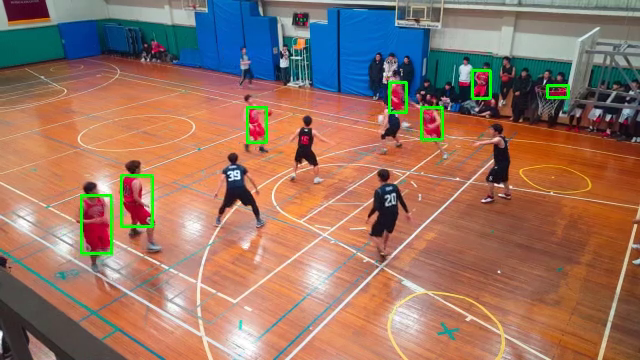
#> input picture frame 37 of test/test_basketball_output.mp4, 640 x 360 px, given in place of good.mov, which was not available
$ python new.py   (older library calls are emulated)
#> lines starting #> are read from the running program, lines starting #| are printed output that depends on the picture; after the words box and inside, x2 and y2 are one past the last pixel; in counts of white or black regions, pixels touching at a corner belong together; pictures that were not available may be replaced by others from this repository, and a replacement may not be noted
import cv2
import numpy as np
import matplotlib.pyplot as plt
import te


def histogram(img):
    hist = cv2.calcHist([img],[2],None,[256],[0,256])
    plt.plot(hist, color='r')
    plt.xlim([0,256])
    plt.show()


video = cv2.VideoCapture('/Users/itaegyeong/Desktop/good.mov')
knn = cv2.createBackgroundSubtractorKNN()
fourcc = cv2.VideoWriter_fourcc(*'XVID')
out = cv2.VideoWriter('test_basketball_output.mp4',fourcc, 20.0, (640,360))

while True:
    ret, frame = video.read()
#> frame is the input picture: shape (360, 640, 3); mean B, G, R 99.6, 116, 152.9
    cv2.imshow('frame',frame)

    # Morphology의 opening, closing을 통해서 노이즈나 Hole제거
    kernel = np.ones((3, 3), np.uint8)
    opening = cv2.morphologyEx(frame, cv2.MORPH_OPEN, kernel, iterations=1)
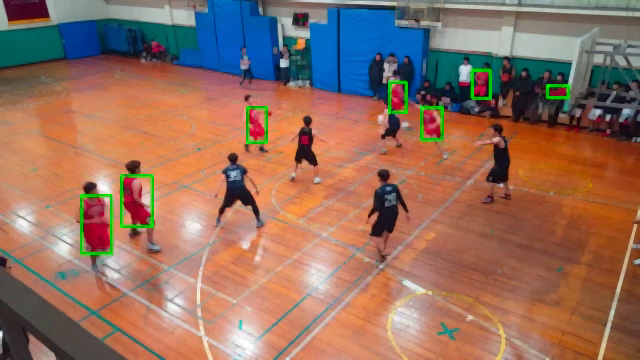
#> opening: shape (360, 640, 3); mean B, G, R 94.6, 111.2, 148.5
    cv2.imshow('opening',opening)


    opening_hsv = cv2.cvtColor(opening,cv2.COLOR_BGR2HSV)
#> opening_hsv: shape (360, 640, 3); mean H, S, V 37.7, 134.9, 166.4

    mask = cv2.inRange(opening_hsv, np.array((150., 150., 50.)), np.array((190., 255., 255.)))
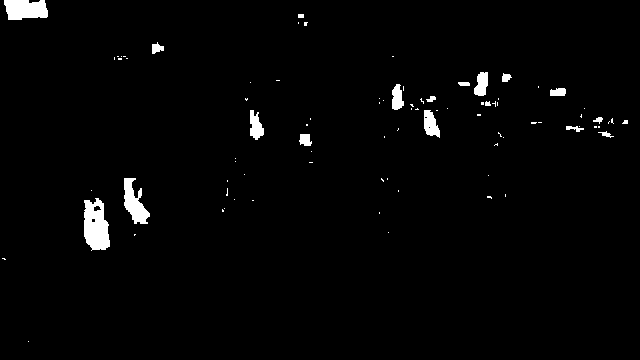
#> mask: shape (360, 640); 1.9% white; 86 white regions (68 under 20 px), largest, box (x1, y1, x2, y2) and area: (84, 198, 110, 251) 1022, (4, 0, 48, 20) 737, (124, 178, 150, 224) 648
    cv2.imshow('masks', mask)

    opening2 = cv2.morphologyEx(mask, cv2.MORPH_OPEN, kernel, iterations=1)
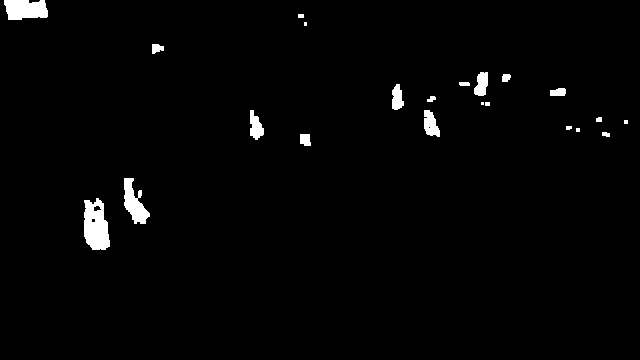
#> opening2: shape (360, 640); 1.8% white; 22 white regions (4 under 20 px)
    cv2.imshow('opening2 mask',opening2)

    _, contours, _ = cv2.findContours(opening2, cv2.RETR_EXTERNAL, cv2.CHAIN_APPROX_NONE)
#> contours = 22 contours, 8 with area under 20; largest, box (x1, y1, x2, y2) and area: (84, 198, 110, 250) 980, (4, 0, 48, 20) 678, (124, 178, 150, 224) 564, (424, 110, 440, 137) 260, (250, 110, 264, 140) 230
    for c in contours:
        x, y, w, h = cv2.boundingRect(c)

        area = w * h
        #if area < 200 or y < 40:
        #    continue


        print(x, y, area)

        cv2.rectangle(frame, (x, y), (x + w, y + h), (0, 255, 0), 2)
#> this loop made 22 passes
#> (x, y, w, h, area) on passes 1, 2, 3, 4, 6, 8, 9, 10, 11, 13, 14, 15: (84, 198, 26, 52, 1352), (124, 178, 26, 46, 1196), (300, 134, 11, 12, 132), (602, 132, 8, 5, 40), (566, 126, 6, 4, 24), (596, 117, 6, 5, 30), (424, 110, 16, 27, 432), (250, 110, 14, 30, 420), (485, 102, 5, 4, 20), (427, 96, 9, 6, 54), (550, 88, 16, 8, 128), (392, 84, 12, 26, 312)
#| 84 198 1352
#| 124 178 1196
#| 300 134 132
#| 602 132 40
#| 576 128 16
#| 566 126 24
#| 624 120 16
#| 596 117 30
#> (further printed lines are left out)
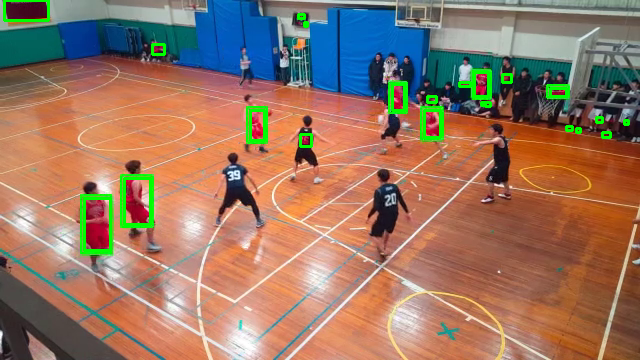
#> frame: shape (360, 640, 3); 1.43% of pixels changed, all inside (x1, y1, x2, y2) = (3, 0, 630, 252)


    cv2.imshow('frame',frame)
    out.write(frame)


    cv2.waitKey(0)

$ run again, starting later in the video
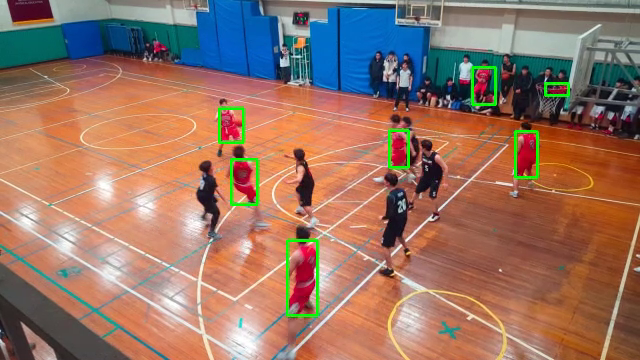
#> input picture frame 170 of test/test_basketball_output.mp4, 640 x 360 px, given in place of good.mov, which was not available
#> frame is the input picture: shape (360, 640, 3); mean B, G, R 100.5, 116.3, 151.9
#> opening_hsv: shape (360, 640, 3); mean H, S, V 37.9, 133.8, 165.9
#> `mask = cv2.inRange(opening_hsv, np.array((150., 150., 50.)), np.array(..`:
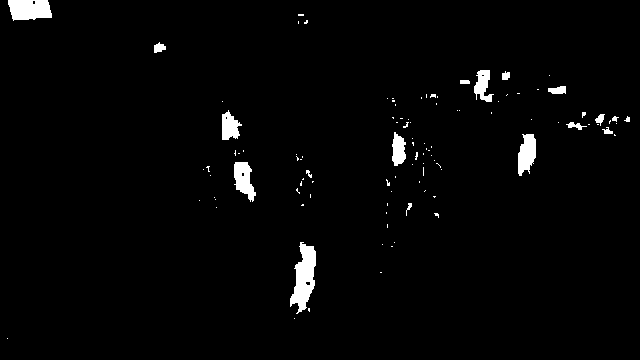
#> mask: shape (360, 640); 2.1% white; 105 white regions (87 under 20 px), largest, box (x1, y1, x2, y2) and area: (290, 242, 316, 314) 1067, (8, 0, 52, 21) 766, (518, 134, 536, 176) 549
#> opening2: shape (360, 640); 2% white; 23 white regions (8 under 20 px)
#> contours = 23 contours, 8 with area under 20; largest, box (x1, y1, x2, y2) and area: (290, 244, 316, 312) 976, (8, 0, 52, 20) 700, (518, 134, 536, 176) 488, (234, 162, 256, 200) 484, (222, 112, 240, 140) 342
#> the loop `for c in contours:` made 23 passes
#> (x, y, w, h, area) on passes 1, 6, 7, 8, 9, 10, 11, 12: (290, 244, 26, 68, 1768), (234, 162, 22, 38, 836), (518, 134, 18, 42, 756), (392, 134, 14, 32, 448), (604, 129, 9, 5, 45), (576, 123, 6, 7, 42), (568, 122, 7, 6, 42), (626, 117, 4, 5, 20)
#> (printed output is left out)
#> after the loop `for c in contours:`:
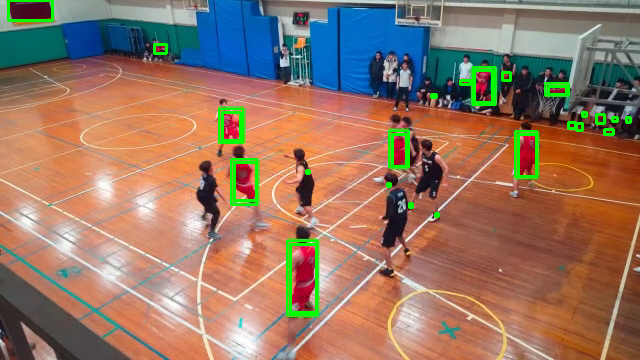
#> frame: shape (360, 640, 3); 1.5% of pixels changed, all inside (x1, y1, x2, y2) = (7, 0, 632, 314)

$ run again, starting later in the video
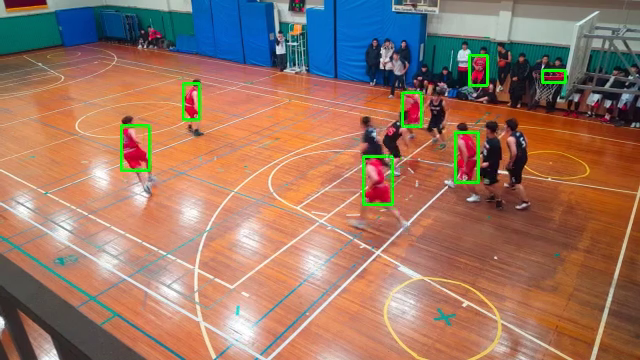
#> input picture frame 303 of test/test_basketball_output.mp4, 640 x 360 px, given in place of good.mov, which was not available
#> frame is the input picture: shape (360, 640, 3); mean B, G, R 100.4, 118.3, 156
#> opening_hsv: shape (360, 640, 3); mean H, S, V 34.5, 135.8, 168.9
#> `mask = cv2.inRange(opening_hsv, np.array((150., 150., 50.)), np.array(..`:
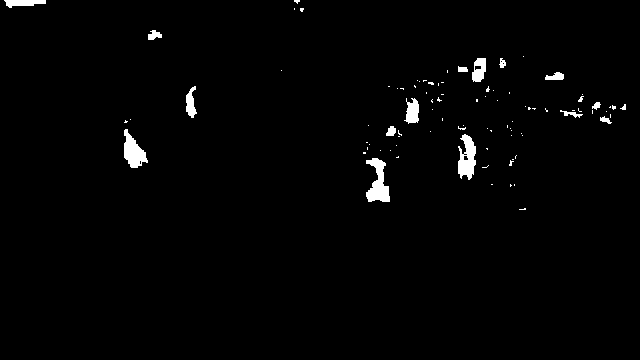
#> mask: shape (360, 640); 1.5% white; 91 white regions (74 under 20 px), largest, box (x1, y1, x2, y2) and area: (366, 158, 390, 202) 605, (458, 134, 476, 180) 551, (124, 129, 148, 168) 519
#> opening2: shape (360, 640); 1.3% white; 22 white regions (7 under 20 px)
#> contours = 22 contours, 9 with area under 20; largest, box (x1, y1, x2, y2) and area: (366, 158, 390, 202) 536, (124, 129, 147, 168) 458, (458, 135, 476, 179) 450, (406, 99, 419, 123) 222, (472, 58, 486, 82) 206
#> the loop `for c in contours:` made 22 passes
#> (x, y, w, h, area) on passes 1, 2, 3, 4, 5, 6, 7, 10: (366, 158, 24, 44, 1056), (458, 135, 18, 44, 792), (124, 129, 23, 39, 897), (386, 126, 10, 10, 100), (600, 117, 10, 6, 60), (570, 112, 7, 5, 35), (564, 111, 4, 5, 20), (594, 102, 6, 7, 42)
#> (printed output is left out)
#> after the loop `for c in contours:`:
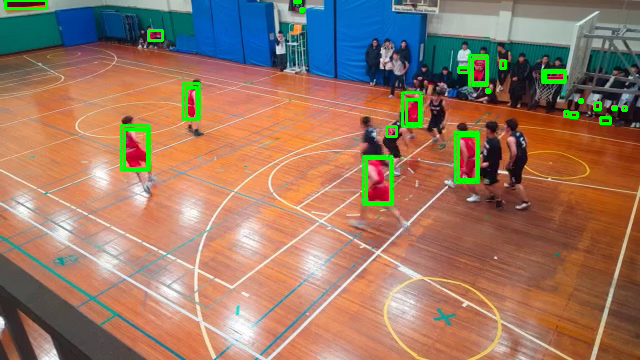
#> frame: shape (360, 640, 3); 1.35% of pixels changed, all inside (x1, y1, x2, y2) = (4, 0, 628, 204)
